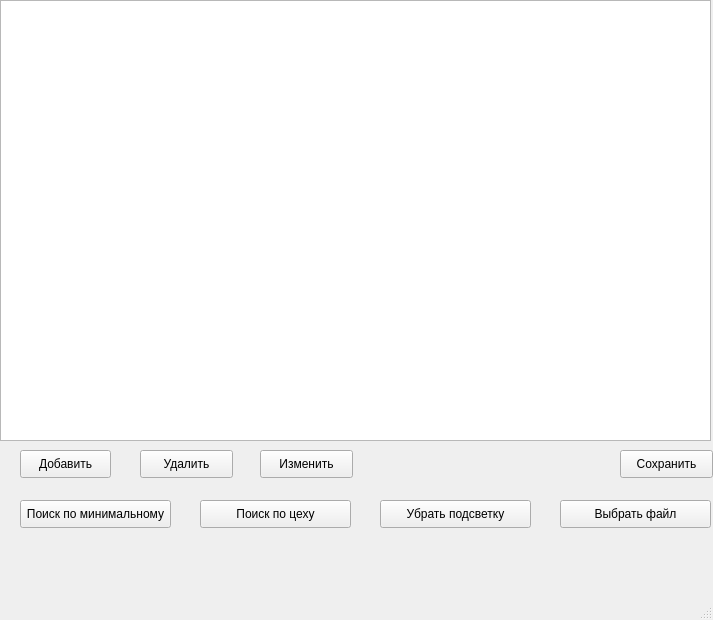
<?xml version="1.0" encoding="UTF-8"?>
<ui version="4.0">
 <class>MainWindow</class>
 <widget class="QMainWindow" name="MainWindow">
  <property name="geometry">
   <rect>
    <x>0</x>
    <y>0</y>
    <width>713</width>
    <height>620</height>
   </rect>
  </property>
  <property name="windowTitle">
   <string>MainWindow</string>
  </property>
  <widget class="QWidget" name="centralwidget">
   <widget class="QPushButton" name="pushButton_3">
    <property name="geometry">
     <rect>
      <x>260</x>
      <y>450</y>
      <width>93</width>
      <height>28</height>
     </rect>
    </property>
    <property name="text">
     <string>Изменить</string>
    </property>
   </widget>
   <widget class="QTableWidget" name="tableWidget">
    <property name="geometry">
     <rect>
      <x>0</x>
      <y>0</y>
      <width>711</width>
      <height>441</height>
     </rect>
    </property>
    <property name="editTriggers">
     <set>QAbstractItemView::NoEditTriggers</set>
    </property>
    <property name="rowCount">
     <number>0</number>
    </property>
    <attribute name="horizontalHeaderMinimumSectionSize">
     <number>37</number>
    </attribute>
   </widget>
   <widget class="QPushButton" name="pushButton_5">
    <property name="geometry">
     <rect>
      <x>200</x>
      <y>500</y>
      <width>151</width>
      <height>28</height>
     </rect>
    </property>
    <property name="text">
     <string>Поиск по цеху</string>
    </property>
   </widget>
   <widget class="QPushButton" name="pushButton_7">
    <property name="geometry">
     <rect>
      <x>380</x>
      <y>500</y>
      <width>151</width>
      <height>28</height>
     </rect>
    </property>
    <property name="text">
     <string>Убрать подсветку</string>
    </property>
   </widget>
   <widget class="QPushButton" name="pushButton_6">
    <property name="geometry">
     <rect>
      <x>620</x>
      <y>450</y>
      <width>93</width>
      <height>28</height>
     </rect>
    </property>
    <property name="text">
     <string>Сохранить</string>
    </property>
   </widget>
   <widget class="QPushButton" name="pushButton_4">
    <property name="geometry">
     <rect>
      <x>20</x>
      <y>500</y>
      <width>151</width>
      <height>28</height>
     </rect>
    </property>
    <property name="text">
     <string>Поиск по минимальному</string>
    </property>
   </widget>
   <widget class="QPushButton" name="pushButton_10">
    <property name="geometry">
     <rect>
      <x>560</x>
      <y>500</y>
      <width>151</width>
      <height>28</height>
     </rect>
    </property>
    <property name="text">
     <string>Выбрать файл</string>
    </property>
   </widget>
   <widget class="QPushButton" name="pushButton">
    <property name="geometry">
     <rect>
      <x>20</x>
      <y>450</y>
      <width>91</width>
      <height>28</height>
     </rect>
    </property>
    <property name="text">
     <string>Добавить</string>
    </property>
   </widget>
   <widget class="QPushButton" name="pushButton_2">
    <property name="geometry">
     <rect>
      <x>140</x>
      <y>450</y>
      <width>93</width>
      <height>28</height>
     </rect>
    </property>
    <property name="text">
     <string>Удалить</string>
    </property>
   </widget>
  </widget>
  <widget class="QMenuBar" name="menubar">
   <property name="geometry">
    <rect>
     <x>0</x>
     <y>0</y>
     <width>713</width>
     <height>26</height>
    </rect>
   </property>
  </widget>
  <widget class="QStatusBar" name="statusbar"/>
 </widget>
 <resources/>
 <connections/>
</ui>
